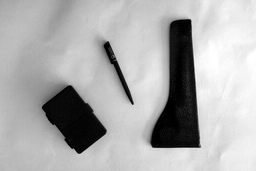
%> input picture material/code/visionbook/08ShapeRepr/images/objectsA1.jpg, 256 x 171 px
$ octave regiondescr_demo.m   (GNU Octave 9; MATLAB toolbox functions it lacks are replaced by stand-ins)
%> lines starting %> are read from the running program, lines starting %| are printed output that depends on the picture; in (x1, y1, x2, y2) boxes, pixels count from 0 and x2, y2 are one past the last pixel; in counts of white or black regions, pixels touching at a corner belong together; the program's own positions count from 1
### material/code/visionbook/08ShapeRepr/graphcut_segmentation.m
function l=graphcut_segmentation(img) ;
% GRAPHCUT_SEGMENTATION Edge based binary segmentation using graphcut
% CMP Vision Algorithms http://visionbook.felk.cvut.cz
%
% Usage: l = graphcut_segmentation(img)
%
% This function segments a grayscale image into two classes, bright
% background and dark foreground. It uses graph cut
% driven by both intensity and edges.

%
% Initial segmentation is performed by k-means, providing mean
% intensities of the two classes. The function sort makes sure
% that foreground (dark) is the first cluster and background (bright) the
% second cluster.

[ny,nx,nc] = size(img);
d = reshape( img, ny*nx, 1 );
k = 2;
[l0 c] = kmeans( d, k );
[c,ind] = sort(c);
l0 = reshape( ind(l0), ny, nx );

% The data term Dc penalizes quadratic distance to class prototypes.
% The smoothness term Sc penalizes label changes between neighboring
% pixels.

Dc = zeros( ny, nx, k );
for i = 1:k
  dif = d - repmat( c(i,:), ny*nx, 1 );
  Dc(:,:,i) = reshape( sum(dif.^2,2), ny, nx );
end
Sc = 2 * ( ones(k)-eye(k) );

% We shall also use an edge term, to encourage label changes only across
% strong edges. Then, the graph cut algorithm is applied as usual.

Vc = edge(img);
Hc = Vc;

gch = GraphCut( 'open', Dc, Sc, exp(-5*Vc), exp(-5*Hc) );
[gch l] = GraphCut( 'expand', gch );
gch = GraphCut( 'close', gch );

% We return a binary image, with 1 representing foreground and 0 background.

l = (l==0);

### material/code/visionbook/cmpviapath.m
function p = cmpviapath(rootpath,stprtoolbox)
% CMPVIAPATH Sets all necessary paths for cmpvia toolbox
%
% p = cmpviapath(rootpath);
%
% Input parameters:
% rootpath ... (optinoal) root path of the toolbox, defaults
%              to current working directory
% stprtoolbox... (optional) if set to 1, path to stprtoolbox is
%                added and the toolbox is initialized
%
% Output:
% p ... added path
%
% History:
% 2006-01-26 Tomas Svoboda: created based on a similar function
%            from Vojta Franc and Vaclav Hlavac patern recognition
%            toolbox
%
% $Id: cmpviapath.m 1181 2014-04-02 15:47:26Z svoboda $

if nargin<2
  stprtoolbox=0 ;
end ;

if nargin<1
  rootpath=pwd;
end

disp('Setting path for the CMPvia codes')
disp('cmpvia@cmp.felk.cvut.cz ---------')

% set path for UNIX
p = ['$:', ...
	 '$02Image:', ...
     '$03ImageMath:', ...
	 '$04DataStr:',...
	 '$05Preproc:',...
	 '$06Segm1:',...
	 '$07Segm2:',...
	 '$08ShapeRepr:',...
	 '$09ObjRec:',...
	 '$11Theory3D:',...
     '$14Compr:', ...
     '$15Texture:', ...
     '$16Motion:', ...
	 '$matlab_code/graphcut:',...
	 '$matlab_code/bsplines:',...
     '$matlab_code/misc:'
	 ];

if stprtoolbox,
  p = [ p, '$matlab_code/stprtool:' ] ;
end ;


p=translate(p,rootpath);

% adds path at the start
addpath(p);

% setup
if stprtoolbox,
  stprpath(translate('$/matlab_code/stprtool',rootpath)) ;
end ;

%--translate ---------------------------------------------------------
function p = translate(p,rootpath);
%TRANSLATE Translate unix path to platform specific path
%   TRANSLATE fixes up the path so that it's valid on non-UNIX platforms
%
% This function was derived from MathWork M-file "pathdef.m"

cname = computer;

% Look for PC
if strncmp(cname,'PC',2)
  p = strrep(p,'/','\');
  p = strrep(p,':',';');
  p = strrep(p,'$',[rootpath '\']);

% [12 lines of commented-out code are left out]
else
  p = strrep(p,'$',[rootpath '/']);
end

### material/code/visionbook/08ShapeRepr/regiondescr_demo.m
% REGIONDESCR_DEMO Demo showing the usage of regiondescr
% CMP Vision Algorithms http://visionbook.felk.cvut.cz
%
% Example
%
% We show how to use region descriptors to identify the same objects in
% different images by their shape. We start with three grayscale images
% which we segment to identify
% foreground and background. While it is possible to use a simple
% segmentation technique such as imthresh, the
% results suffer due to
% inhomogeneous illumination. We chose therefore to use a more
% sophisticated edge-based graph cut segmentation
% which gives better results. The graphcut segmentation is encapsulated
% in a function graphcut_segmentation.

close all ;
clear all ;
addpath('..') ;
cmpviapath('..',0) ;

if (exist('output_images')~=7)
  mkdir('output_images');
end


ImageDir='images/';%directory containing the images

img1 = im2double( rgb2gray( imread([ImageDir 'objectsA1.jpg']) ) );
%> img1: size 171x256 double; min 0, max 1, mean 0.68
img2 = im2double( rgb2gray( imread([ImageDir 'objectsA2.jpg']) ) );
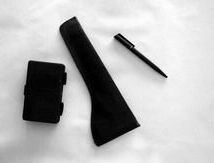
%> input picture material/code/visionbook/08ShapeRepr/images/objectsA2.jpg, 214 x 163 px
%> img2: size 163x214 double; min 0, max 1, mean 0.713
img3 = im2double( rgb2gray( imread([ImageDir 'objectsA3.jpg']) ) );
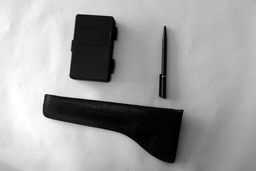
%> input picture material/code/visionbook/08ShapeRepr/images/objectsA3.jpg, 256 x 171 px
%> img3: size 171x256 double; min 0, max 1, mean 0.622

img1s = graphcut_segmentation(img1);
%> in graphcut_segmentation, `[l0 c] = kmeans( d, k );`: c = [0.794; 0.0635]
%> in graphcut_segmentation, `[c,ind] = sort(c);`: c = [0.0635; 0.794]; ind = [2; 1]
%> in graphcut_segmentation, `l0 = reshape( ind(l0), ny, nx );`:
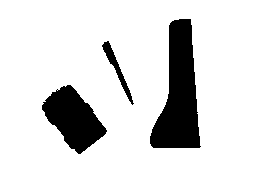
%> l0: size 171x256 double; values 1 (black) and 2 (white), 84.4% white; 3 black regions, box (x1, y1, x2, y2) and area: (150, 19, 201, 148) 3994, (42, 85, 107, 154) 2460, (102, 41, 134, 105) 385
%> in graphcut_segmentation, `Vc = edge(img);`:
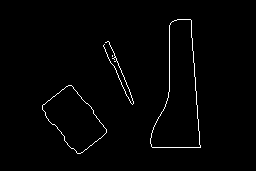
%> Vc: size 171x256 logical; 1.4% white in thin lines or dots, all inside (x1, y1, x2, y2) = (42, 19, 201, 154)
%> the run ends on the next line
